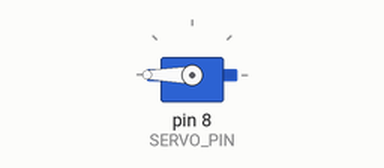
This sketch was run on a simulated Arduino Uno, built with avr-gcc and run on an emulated ATmega328P. Parts: servo.

Above: at 0.1 s.
Timing chart, 0 to 1.6 s (numbered marks = the images above):
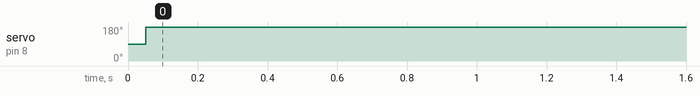

The sketch:

RFID_ACCESS.ino
```cpp
#include "rfid.h"
#include "servo.h"

#define VISITOR_TAG_1 0xFFFF83E3  // Blue tag (with access)

void rfidAccessMode(){

  int id = -1;  // Setup id value to -1
  while(true){
    id = readCard();
    if(id == VISITOR_TAG_1){ // Compare if we got the right ID
      openMode(); // OPEN BOOM GATE (run servo to 0 degrees)
      delay(5000); // Keep the gate opena u n for 5 seconds
      closeMode(); // CLOSE BOOM GATE (run server to 180 degress)
      break;
    }
  }

  delay(1000); // sleep for 1 second

}


void setup() {
    initServo(); // Initialize the servo motor
    initRFID();  // Initialize the RFID
    closeMode(); // Close the boom gate
}

void loop() {
    rfidAccessMode(); // run the RFID access
}
```

rfid.h
```cpp
#include <SPI.h>
#include <MFRC522.h>

#define SS_PIN 10
#define RST_PIN 9

MFRC522 rfid(SS_PIN, RST_PIN); // Instance of the class

MFRC522::MIFARE_Key key;

int * uid;

void initRFID() {
  SPI.begin();
  rfid.PCD_Init();

  for (byte i = 0; i < 6; i++) {
    key.keyByte[i] = 0xFF;
  }

}

int readCard() {

  // Reset the loop if no new card present on the sensor/reader. This saves the entire process when idle.
  if ( ! rfid.PICC_IsNewCardPresent())
    return -1;

  // Verify if the NUID has been readed
  if ( ! rfid.PICC_ReadCardSerial())
    return -1;

  MFRC522::PICC_Type piccType = rfid.PICC_GetType(rfid.uid.sak);

  // Check is the PICC of Classic MIFARE type
  if (piccType != MFRC522::PICC_TYPE_MIFARE_MINI &&
    piccType != MFRC522::PICC_TYPE_MIFARE_1K &&
    piccType != MFRC522::PICC_TYPE_MIFARE_4K) {
    return -1;
  }

  uid = (int*) rfid.uid.uidByte;

  rfid.PICC_HaltA();
  rfid.PCD_StopCrypto1();

  return *uid;
}
```

servo.h
```cpp
#include <Servo.h>

#define SERVO_PIN 8
Servo servo;

void initServo(){
  servo.attach(SERVO_PIN);
}

void closeMode(){
  servo.write(180);
}

void openMode(){
  servo.write(0);
}
```

Measured:
- by itself, servo on pin 8 (SERVO_PIN): 90° → 180° at 0.05 s
